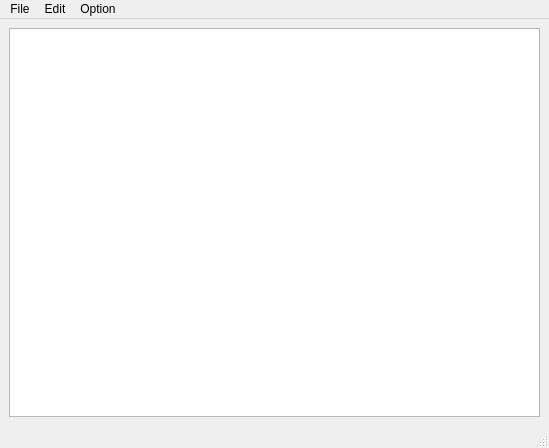
<?xml version="1.0" encoding="UTF-8"?>
<ui version="4.0">
 <class>MainWindow</class>
 <widget class="QMainWindow" name="MainWindow">
  <property name="geometry">
   <rect>
    <x>0</x>
    <y>0</y>
    <width>549</width>
    <height>448</height>
   </rect>
  </property>
  <property name="windowTitle">
   <string>MainWindow</string>
  </property>
  <widget class="QWidget" name="centralwidget">
   <layout class="QGridLayout" name="gridLayout">
    <item row="0" column="0">
     <widget class="QPlainTextEdit" name="plainTextEdit"/>
    </item>
   </layout>
  </widget>
  <widget class="QMenuBar" name="menubar">
   <property name="geometry">
    <rect>
     <x>0</x>
     <y>0</y>
     <width>549</width>
     <height>21</height>
    </rect>
   </property>
   <widget class="QMenu" name="menuFile">
    <property name="title">
     <string>File</string>
    </property>
    <addaction name="actionNew"/>
    <addaction name="actionNew_window"/>
    <addaction name="actionOpen"/>
    <addaction name="actionSave_3"/>
    <addaction name="actionExit"/>
   </widget>
   <widget class="QMenu" name="menuEdit">
    <property name="title">
     <string>Edit</string>
    </property>
    <addaction name="actionCopy"/>
    <addaction name="actionPase"/>
    <addaction name="actionDelete"/>
    <addaction name="actionFind"/>
   </widget>
   <widget class="QMenu" name="menuOption">
    <property name="title">
     <string>Option</string>
    </property>
    <widget class="QMenu" name="menuFont_size">
     <property name="title">
      <string>Font size</string>
     </property>
     <addaction name="action8"/>
     <addaction name="action12_pt"/>
     <addaction name="action24_pt"/>
     <addaction name="action18_pt"/>
     <addaction name="action12"/>
     <addaction name="action14"/>
     <addaction name="action18"/>
     <addaction name="action18_2"/>
     <addaction name="action20"/>
     <addaction name="action22"/>
     <addaction name="action24"/>
     <addaction name="action26"/>
     <addaction name="action28"/>
     <addaction name="action36"/>
     <addaction name="action48"/>
     <addaction name="action72"/>
    </widget>
    <widget class="QMenu" name="menuFont_style">
     <property name="title">
      <string>Font style</string>
     </property>
     <addaction name="actionItalic"/>
     <addaction name="actionRegular"/>
     <addaction name="actionBold"/>
    </widget>
    <addaction name="menuFont_style"/>
    <addaction name="menuFont_size"/>
   </widget>
   <addaction name="menuFile"/>
   <addaction name="menuEdit"/>
   <addaction name="menuOption"/>
  </widget>
  <widget class="QStatusBar" name="statusbar"/>
  <action name="actionNew">
   <property name="text">
    <string>New</string>
   </property>
  </action>
  <action name="actionNew_window">
   <property name="text">
    <string>New window</string>
   </property>
  </action>
  <action name="actionOpen">
   <property name="text">
    <string>Open</string>
   </property>
  </action>
  <action name="actionExit">
   <property name="text">
    <string>Exit</string>
   </property>
  </action>
  <action name="actionCopy">
   <property name="text">
    <string>Copy</string>
   </property>
  </action>
  <action name="actionPase">
   <property name="text">
    <string>Paste</string>
   </property>
  </action>
  <action name="actionDelete">
   <property name="text">
    <string>Delete</string>
   </property>
  </action>
  <action name="actionFind">
   <property name="text">
    <string>Find</string>
   </property>
  </action>
  <action name="actionFont">
   <property name="text">
    <string>Font</string>
   </property>
  </action>
  <action name="actionSave_as_txt">
   <property name="text">
    <string>Save as txt</string>
   </property>
  </action>
  <action name="actionSave_embedded">
   <property name="text">
    <string>Save embedded</string>
   </property>
  </action>
  <action name="actionSave_embedded_2">
   <property name="text">
    <string>Save embedded</string>
   </property>
  </action>
  <action name="action12_pt">
   <property name="text">
    <string>9</string>
   </property>
  </action>
  <action name="action18_pt">
   <property name="text">
    <string>11</string>
   </property>
  </action>
  <action name="action24_pt">
   <property name="text">
    <string>10</string>
   </property>
  </action>
  <action name="actionEmbedded">
   <property name="text">
    <string>Embedded</string>
   </property>
  </action>
  <action name="actionNormal_txt">
   <property name="text">
    <string>Normal txt</string>
   </property>
  </action>
  <action name="actionItalic">
   <property name="text">
    <string>Italic</string>
   </property>
  </action>
  <action name="actionRegular">
   <property name="text">
    <string>Regular</string>
   </property>
  </action>
  <action name="actionBold">
   <property name="text">
    <string>Bold</string>
   </property>
  </action>
  <action name="action8">
   <property name="text">
    <string>8</string>
   </property>
  </action>
  <action name="action12">
   <property name="text">
    <string>12</string>
   </property>
  </action>
  <action name="action14">
   <property name="text">
    <string>14</string>
   </property>
  </action>
  <action name="action18">
   <property name="text">
    <string>16</string>
   </property>
  </action>
  <action name="action18_2">
   <property name="text">
    <string>18</string>
   </property>
  </action>
  <action name="action20">
   <property name="text">
    <string>20</string>
   </property>
  </action>
  <action name="action22">
   <property name="text">
    <string>22</string>
   </property>
  </action>
  <action name="action24">
   <property name="text">
    <string>24</string>
   </property>
  </action>
  <action name="action26">
   <property name="text">
    <string>26</string>
   </property>
  </action>
  <action name="action28">
   <property name="text">
    <string>28</string>
   </property>
  </action>
  <action name="action36">
   <property name="text">
    <string>36</string>
   </property>
  </action>
  <action name="action48">
   <property name="text">
    <string>48</string>
   </property>
  </action>
  <action name="action72">
   <property name="text">
    <string>72</string>
   </property>
  </action>
  <action name="actionSave_3">
   <property name="text">
    <string>Save</string>
   </property>
  </action>
 </widget>
 <resources/>
 <connections/>
</ui>
